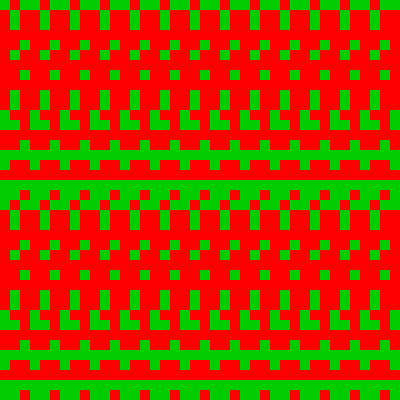
Frame 1 (no input)
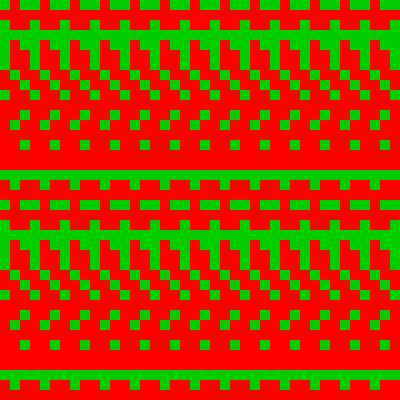
Frame 60 (the mouse pressed at the canvas centre just before this capture)
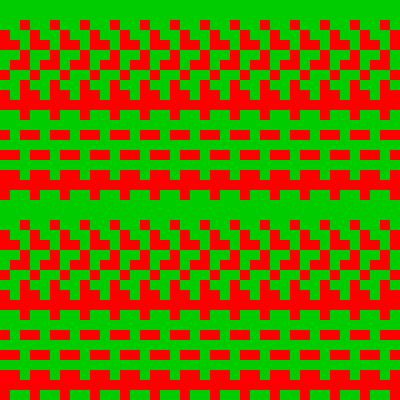
Frame 120 (the mouse held since frame 60 and released just before this capture)

The Processing sketch that drew these frames (run headless with seeded random() and noise(); from frame 60 on, the mouse is pressed at the canvas centre):

// Processing sketch: pattern_generator
// ── pattern_generator.pde
color color1 = color(255,0,0);
color color2 = color(0,204,0);
int pixSize = 10;
int pixAmountX = 3;
int pixAmountY = 20;
void setup(){
  frameRate(5);
size(400,400);
noStroke();
}

void draw(){
  background(color1);
  fill(color2);
  
  
  boolean[][] pattern = new boolean[pixAmountX][pixAmountY];
  for(int y = 0; y < pixAmountY; y++){
  for(int x = 0; x < pixAmountX; x++){
    pattern[x][y] = randomBool();
  }
  }
  
  for(int q = 0; q < width/pixSize; q++){
  for(int p = 0; p < height/pixSize; p++){
   for(int y = 0; y < pixAmountY; y++){
  for(int x = 0; x < pixAmountX; x++){
    if(pattern[x][y]) rect(x*pixSize+(q*pixSize*pixAmountX),y*pixSize+(p*pixSize*pixAmountY),pixSize,pixSize);
  }
  }
  }
  }
  
}
 
boolean randomBool(){
  if((-1 + (int)random(2) * 2)> 0)return true; 
  else return false;
}
